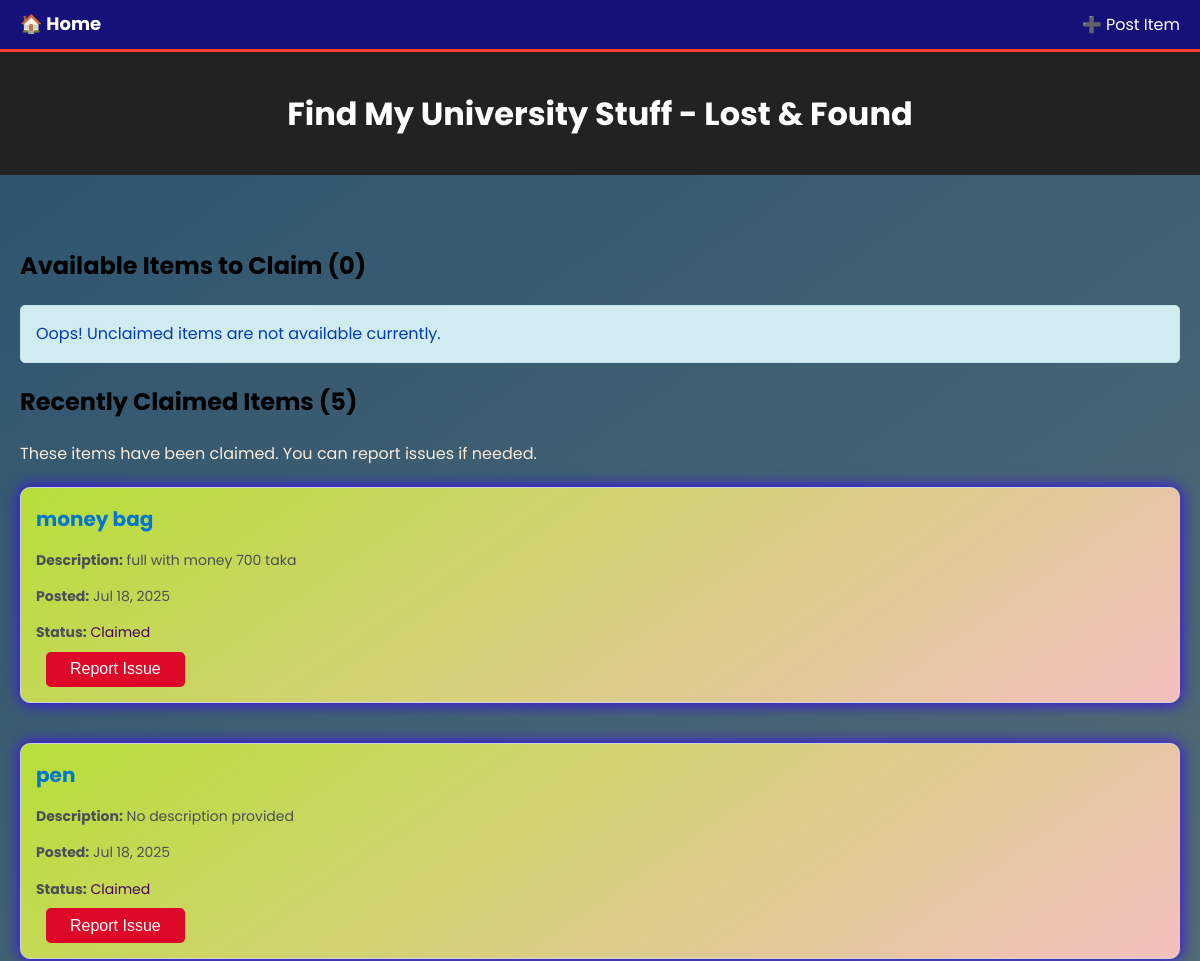
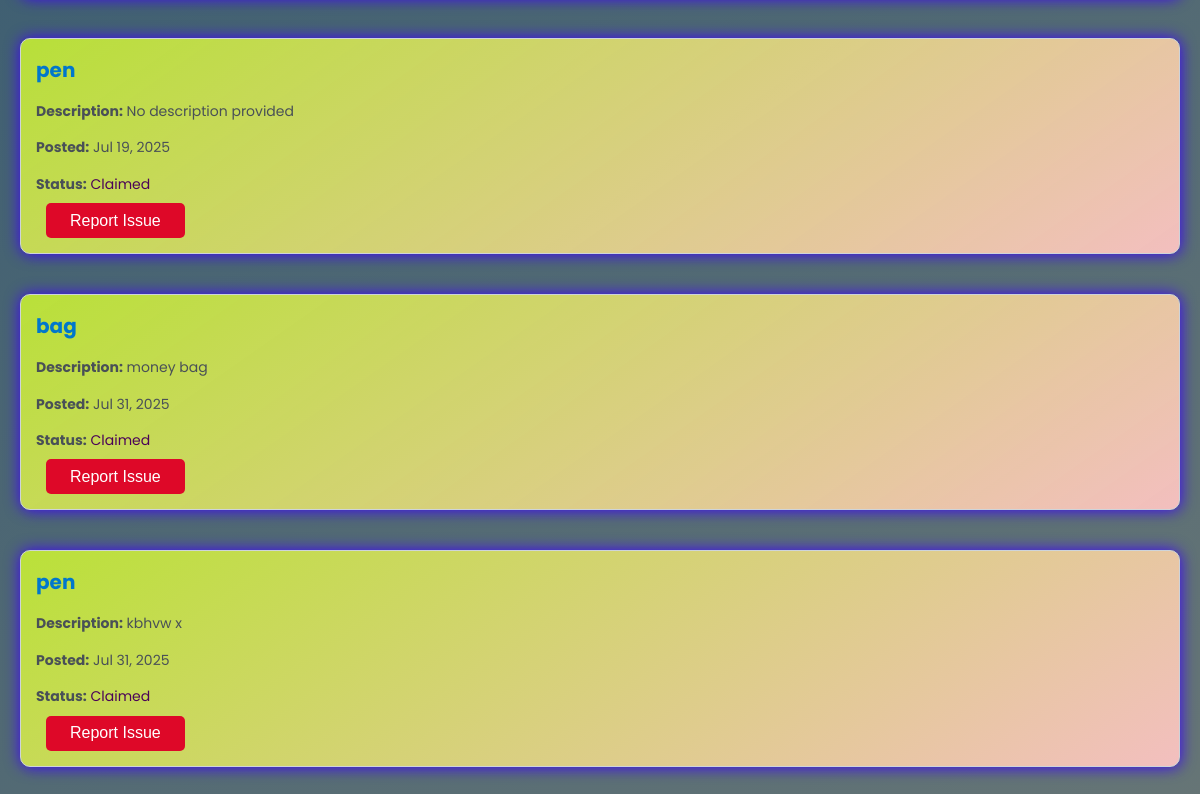
/, run on an earlier commit of the app's database (2 pictures, top to bottom).
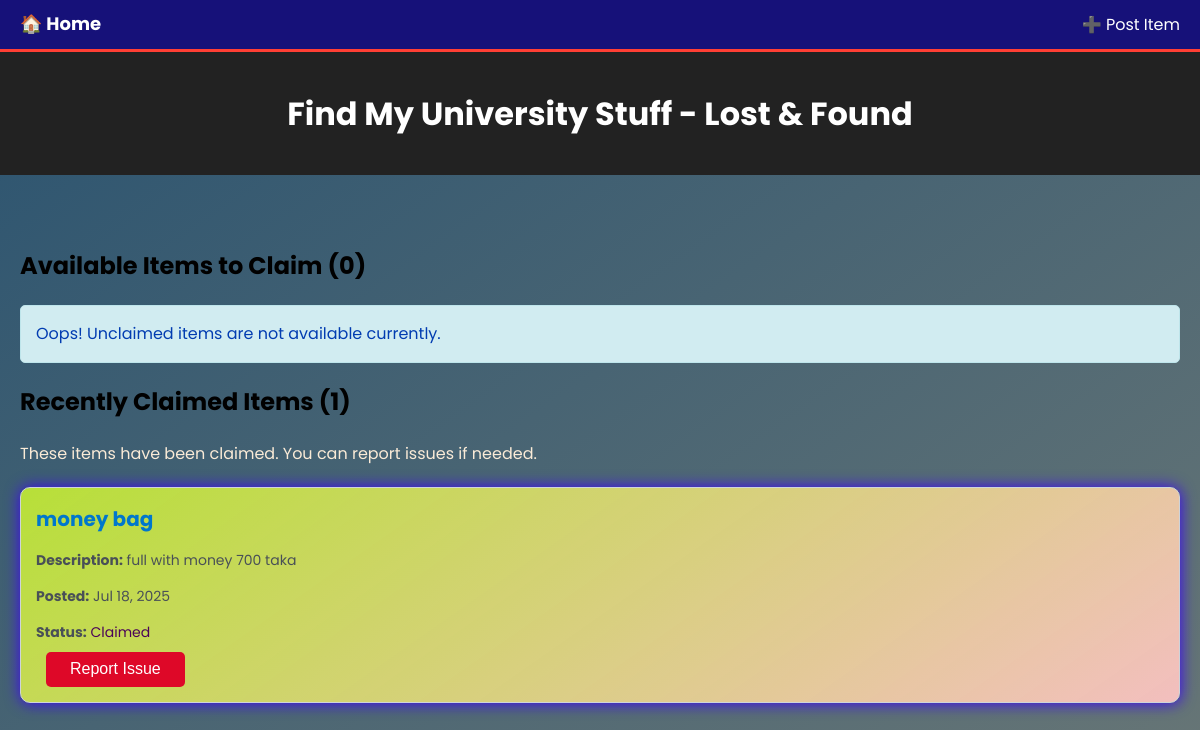
And on a later commit of the database.
### LostFound/models.py (models this page shows, shortened)
class LostItem(models.Model):
    item_name = models.CharField(max_length=100)
    description = models.TextField(blank=True)
    date_registered = models.DateTimeField(auto_now_add=True)
    mcq_1_question = models.CharField(max_length=200, blank=True)
    mcq_1_answer_correct = models.CharField(max_length=100, blank=True)
    mcq_1_answer_incorrect_1 = models.CharField(max_length=100, blank=True)
    mcq_1_answer_incorrect_2 = models.CharField(max_length=100, blank=True)
    mcq_1_answer_incorrect_3 = models.CharField(max_length=100, blank=True)
    mcq_2_question = models.CharField(max_length=200, blank=True)
    mcq_2_answer_correct = models.CharField(max_length=100, blank=True)
    mcq_2_answer_incorrect_1 = models.CharField(max_length=100, blank=True)
    mcq_2_answer_incorrect_2 = models.CharField(max_length=100, blank=True)
    mcq_2_answer_incorrect_3 = models.CharField(max_length=100, blank=True)
    status = models.CharField(max_length=20, choices=[('Unclaimed', 'Unclaimed'), ('Claimed', 'Claimed'),('Resolved', 'Resolved')], default='Unclaimed')
    claim_code = models.CharField(max_length=6, blank=True,null=True)

### LostFound/views.py (the view)
# urls.py: 2. Add a URL to urlpatterns:  path('', views.home, name='home')
def home(request):
    unclaimed_items = LostItem.objects.filter(status='Unclaimed')
    claimed_items = LostItem.objects.filter(status='Claimed')
    return render(request, 'home.html', {
        'unclaimed_items': unclaimed_items,
        'claimed_items': claimed_items
    })

### templates/home.html
{% extends "base.html" %}
{% block content %}
    <h2>Available Items to Claim ({{ unclaimed_items.count }})</h2>
    {% if unclaimed_items %}
        <div class="grid">
            {% for item in unclaimed_items %}
            <div class="card card-unclaimed"  style="
    background: linear-gradient(145deg, #d4fe2bce, #f3bfbfff);
    padding: 15px;
    border-radius: 10px;
    margin-bottom: 20px;
    box-shadow: 4px 4px 10px rgba(45, 26, 217, 0.1),
                -0px -0px 15px rgba(62, 5, 250, 1);">
                <h3>{{ item.item_name }}</h3>
                <p><strong>Posted:</strong> {{ item.date_registered|date:"M d, Y" }}</p>
                <p><strong>Status:</strong> <span style="color: #28a745;">{{ item.status }}</span></p>
                <a href="{% url 'claim_item' item.id %}" class="btn btn-success"> Claim This Item</a>
            </div>
            {% endfor %}
        </div>
    {% else %}
        <div class="alert alert-info">
            <p style="margin: 0;">Oops! Unclaimed items are not available currently.</p>
        </div>
    {% endif %}
    <h2>Recently Claimed Items ({{ claimed_items.count }})</h2>
    <p style="color: antiquewhite; margin-bottom: 20px;">These items have been claimed. You can report issues if needed.</p>
    {% if claimed_items %}
        <div style="display: grid; gap: 20px;">
            {% for item in claimed_items %}
            <div class="card card-resolved" style="
    background: linear-gradient(145deg, #d4fe2bce, #f3bfbfff);
    padding: 15px;
    border-radius: 10px;
    margin-bottom: 20px;
    box-shadow: 4px 4px 10px rgba(45, 26, 217, 0.1),
                -0px -0px 15px rgba(62, 5, 250, 1);">
                <h3>{{ item.item_name }}</h3>
                <p><strong>Description:</strong> {{ item.description|default:"No description provided" }}</p>
                <p><strong>Posted:</strong> {{ item.date_registered|date:"M d, Y" }}</p>
                <p><strong>Status:</strong> <span style="color: #4b0358ff;">{{ item.status }}</span></p>
                <button onclick="window.location.href='{% url 'report_issue' item.id %}'" style="margin-left: 10px; background: #de0828ff; color: white; padding: 8.5px 24px; border: none; border-radius: 5px; cursor: pointer; font-size: 16px;">Report Issue</button>
            </div>
            {% endfor %}
        </div>
    {% else %}
        <p>No claimed items to display.</p>
    {% endif %}
{% endblock %}

What changed in the data, as far as the page shows it:
no longer on this page (row edited): LostItem: item_name "pen", description "No description provided", date_registered "Jul 18, 2025", status "Claimed"
no longer on this page (row edited): LostItem: item_name "pen", description "No description provided", date_registered "Jul 19, 2025", status "Claimed"
no longer on this page (row edited): LostItem: item_name "bag", description "money bag", date_registered "Jul 31, 2025", status "Claimed"
no longer on this page (row edited): LostItem: item_name "pen", description "kbhvw x", date_registered "Jul 31, 2025", status "Claimed"
Also different on the page:
{{ claimed_items.count }}: "5" → "1"
